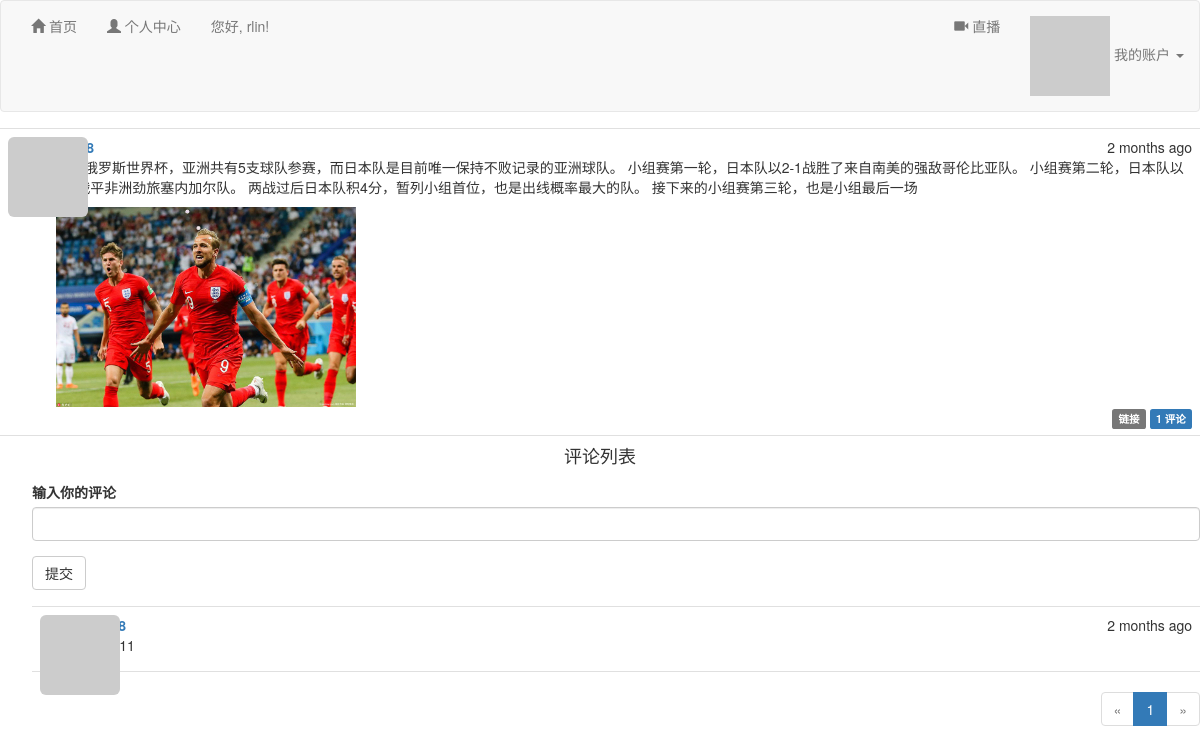
The page /post/122 (signed in) on the database its author committed.
### app/models.py (models this page shows, shortened)
class User(UserMixin, db.Model):
    __tablename__ = 'users'
    id = db.Column(db.Integer, primary_key=True)
    email = db.Column(db.String(64), unique=True, index=True)
    username = db.Column(db.String(64), unique=True, index=True)
    role_id = db.Column(db.Integer, db.ForeignKey('roles.id'))
    password_hash = db.Column(db.String(128))
    confirmed = db.Column(db.Boolean, default=False)
    name = db.Column(db.String(64))
    location = db.Column(db.String(64))
    about_me = db.Column(db.Text())
    member_since = db.Column(db.DateTime(), default=datetime.utcnow)
    last_seen = db.Column(db.DateTime(), default=datetime.utcnow)
    avatar_hash = db.Column(db.String(32))
    posts = db.relationship('Post', backref='author', lazy='dynamic')
    followed = db.relationship('Follow',  # 被关注者
                               foreign_keys=[Follow.follower_id],
                               backref=db.backref('follower', lazy='joined'),
                               lazy='dynamic',
                               cascade='all, delete-orphan')
    followers = db.relationship('Follow',  # 关注者
                                foreign_keys=[Follow.followed_id],
                                backref=db.backref('followed', lazy='joined'),
                                lazy='dynamic',
                                cascade='all, delete-orphan')
    comments = db.relationship('Comment', backref='author', lazy='dynamic')
    def can(self, perm):
        r = self.role is not None and \
            (self.role.permissions & perm) == perm  # and self.role.has_permission(perm)
        return r
    def is_administrator(self):
        return self.can(Permission.ADMIN)
    def ping(self):
        self.last_seen = datetime.utcnow()
        db.session.add(self)
    def gravatar_hash(self):
        return hashlib.md5(self.email.lower().encode('utf-8')).hexdigest()
    def gravatar(self, size=100, default='identicon', rating='g'):
        url = 'https://secure.gravatar.com/avatar'
        hash = self.avatar_hash or self.gravatar_hash()
        return '{url}/{hash}?s={size}&d={default}&r={rating}'.format(
            url=url, hash=hash, size=size, default=default, rating=rating)
    @property
    def password(self):
        raise AttributeError('password is not a readable attribute')

class Post(db.Model):
    __tablename__ = 'posts'
    id = db.Column(db.Integer, primary_key=True)
    body = db.Column(db.Text)
    body_html = db.Column(db.Text)
    timestamp = db.Column(db.DateTime, index=True, default=datetime.utcnow)
    author_id = db.Column(db.Integer, db.ForeignKey('users.id'))
    comments = db.relationship('Comment', backref='post', lazy='dynamic')
    img1_url = db.Column(db.Text)
    img2_url = db.Column(db.Text)
    img3_url = db.Column(db.Text)

class Comment(db.Model):
    __tablename__ = 'comments'
    id = db.Column(db.Integer, primary_key=True)
    body = db.Column(db.Text)
    body_html = db.Column(db.Text)
    timestamp = db.Column(db.DateTime, index=True, default=datetime.utcnow)
    disabled = db.Column(db.Boolean)
    author_id = db.Column(db.Integer, db.ForeignKey('users.id'))
    post_id = db.Column(db.Integer, db.ForeignKey('posts.id'))

### app/main/views.py (the view, shortened to what this page needs)
@main.route('/post/<int:id>', methods=['GET', 'POST'])
def post(id):
    post = Post.query.get_or_404(id)  # 单个对象
    form = CommentForm()
    page = request.args.get('page', 1, type=int)
    if page == -1:
        page = (post.comments.count() - 1) // \
               current_app.config['FLASKY_COMMENTS_PER_PAGE'] + 1
    pagination = post.comments.order_by(Comment.timestamp.asc()).paginate(
        page, per_page=current_app.config['FLASKY_COMMENTS_PER_PAGE'],
        error_out=False)
    comments = pagination.items
    return render_template('post.html', posts=[post], form=form,
                           comments=comments, pagination=pagination)

### app/main/forms.py
class CommentForm(FlaskForm):
    body = StringField('输入你的评论', validators=[DataRequired()])
    submit = SubmitField('提交')

### app/auth/views.py (called while the page is built)
@auth.before_app_request  # 在before_app_request处理程序中过滤未确认的账户
def before_request():
    if current_user.is_authenticated:
        current_user.ping()  # 刷新用户的最后访问时间
        if not current_user.confirmed \
                and request.endpoint \
                and request.blueprint != 'auth' \
                and request.endpoint != 'static':
            return redirect(url_for('auth.unconfirmed'))

### app/main/__init__.py (called while the page is built)
@main.app_context_processor  # 模板(templates)上下文处理器，这样做的话，在模板中可以访问Permission
def inject_permissions():
    return dict(Permission=Permission)

### app/models.py (called while the page is built)
@login_manager.user_loader
def load_user(user_id):
    return User.query.get(int(user_id))

### app/templates/post.html (shortened to what this page needs)
{% extends "base.html" %}
{% import "bootstrap/wtf.html" as wtf %}
{% import "_macros.html" as macros %}
{% block page_content %}
    {% include '_posts.html' %}
    <h4 id="comments" class="text-center">评论列表</h4>
    {% if current_user.can(Permission.COMMENT) %}
        <div class="comment-form">
            {{ wtf.quick_form(form) }}
        </div>
    {% endif %}
    {% include '_comments.html' %}
    {% if pagination %}
        <div class="pagination">
            {{ macros.pagination_widget(pagination, '.post', fragment='#comments', id=posts[0].id) }}
        </div>
    {% endif %}
{% endblock %}

### app/templates/base.html (shortened to what this page needs)
{% extends "bootstrap/base.html" %}
{% block head %}
    {{ super() }}
    <link rel="stylesheet" type="text/css" href="{{ url_for('static', filename='styles.css') }}">
{% endblock %}
{% block navbar %}
    <div class="navbar navbar-default" role="navigation">
        <div class="daohang-container">
            <div class="navbar-collapse collapse">
                <ul class="nav navbar-nav">
                    <li>
                        <a href="/"><span class="glyphicon glyphicon-home" aria-hidden="true"></span> 首页</a>
                    </li>
                    {% if current_user.is_authenticated %}
                        <li><a href="{{ url_for('main.user', username=current_user.username) }}"><span
                                class="glyphicon glyphicon-user" aria-hidden="true"></span> 个人中心</a></li>
                    {% endif %}
                    <li>
                        <a>您好, {% if current_user.is_authenticated %}{{ current_user.username }}{% else %}
                            球迷朋友{% endif %}!</a>
                    </li>
                </ul>
                <ul class="nav navbar-nav navbar-right">
                    <li><a href="https://www.24zbw.com/live/zuqiu/shijiebei/"><span
                            class="glyphicon glyphicon-facetime-video" aria-hidden="true"></span> 直播</a></li>
                    {% if current_user.is_authenticated %}
                        <li class="dropdown">
                            <a href="#" class="dropdown-toggle" data-toggle="dropdown">
                                <img src="{{ current_user.gravatar(size=18) }}">
                                我的账户 <b class="caret"></b>
                            </a>
                        </li>
                    {% else %}
                        <li><a href="{{ url_for('auth.login') }}">
                            <span class="glyphicon glyphicon-cloud-upload" aria-hidden="true"></span>
                            登录</a>
                        </li>
                    {% endif %}
                </ul>
            </div>
        </div>
    </div>
{% endblock %}
{% block content %}
    <div class="neirong-container">
        {% block page_content %}{% endblock %}
    </div>
{% endblock %}

### app/templates/_posts.html (shortened to what this page needs)
<ul class="posts">
    {% for post in posts %}
        <li class="post">
            <div class="post-thumbnail">
                <a href="{{ url_for('.user', username=post.author.username) }}">
                    <img class="img-rounded profile-thumbnail" src="{{ post.author.gravatar(size=40) }}">
                </a>
            </div>
            <div class="post-content">
                <div class="post-date">{{ moment(post.timestamp).fromNow() }}</div>
                <div class="post-author"><a
                        href="{{ url_for('.user', username=post.author.username) }}">{{ post.author.username }}</a>
                </div>
                <div class="post-body">
                    {% if post.body_html %}
                        {{ post.body_html | safe }}
                    {% else %}
                        {{ post.body }}
                    {% endif %}
                    {% if post.img1_url %}
                        <img style="height: 200px;"
                             src="{{ url_for('static',filename='img/postImg/'+post.img1_url, _external=True) }}"
                             alt="...">
                    {% endif %}
                </div>
                <div class="post-footer">
                    <a href="{{ url_for('.post', id=post.id) }}">
                        <span class="label label-default">链接</span>
                    </a>
                    <a href="{{ url_for('.post', id=post.id) }}#comments">
                        <span class="label label-primary">{{ post.comments.count() }} 评论</span>
                    </a>
                </div>
            </div>
        </li>
    {% endfor %}
</ul>

### app/templates/_comments.html (shortened to what this page needs)
<ul class="comments">
    {% for comment in comments %}
        <li class="comment">
            <div class="comment-thumbnail">
                <a href="{{ url_for('.user', username=comment.author.username) }}">
                    <img class="img-rounded profile-thumbnail" src="{{ comment.author.gravatar(size=40) }}">
                </a>
            </div>
            <div class="comment-content">
                <div class="comment-date">{{ moment(comment.timestamp).fromNow() }}</div>
                <div class="comment-author"><a
                        href="{{ url_for('.user', username=comment.author.username) }}">{{ comment.author.username }}</a>
                </div>
                <div class="comment-body">
                </div>
            </div>
        </li>
    {% endfor %}
</ul>

### app/static/styles.css (style rules this page uses)
.profile-thumbnail { position: absolute; }
ul.posts { list-style-type: none; padding: 0px; margin: 16px 0px 0px 0px; border-top: 1px solid #e0e0e0; }
div.post-footer { text-align: right; }
ul.comments { list-style-type: none; padding: 0px; margin: 16px 0px 0px 0px; }
ul.comments li.comment { margin-left: 32px; padding: 8px; border-bottom: 1px solid #e0e0e0; }
ul.comments li.comment:nth-child(1) { border-top: 1px solid #e0e0e0; }
div.comment-date { float: right; }
div.comment-author { font-weight: bold; }
div.comment-thumbnail { position: absolute; }
div.comment-content { margin-left: 48px; min-height: 48px; }
div.comment-form { margin: 16px 0px 16px 32px; }
div.pagination { width: 100%; text-align: right; padding: 0px; margin: 0px; }
ul.posts li.post { padding: 8px; border-bottom: 1px solid #e0e0e0; }
div.post-date { float: right; }
div.post-author { font-weight: bold; }
div.post-thumbnail { position: absolute; }
div.post-content { margin-left: 48px; min-height: 48px; }
.navbar { margin-bottom: 0px; }

### rows shown on the page
User: username "rlin"
Post: timestamp "2 months ago", body_html "本届俄罗斯世界杯，亚洲共有5支球队参赛，而日本队是目前唯一保持不败记录的亚洲球队。 小组赛第一轮，日本队以2-1战胜了来自南美的强敌哥伦比亚队。 小组赛第二轮，日本队以2-2战平非洲劲旅塞内加尔队。 两战过后日本队积4分，暂列小组首位，也是出线概率最大的队。 接下来的小组赛第三轮，也是小组最后一场", img1_url (picture), comments.count "1"
Comment: timestamp "2 months ago"

### other values the page prints
{{ p }} "1"
